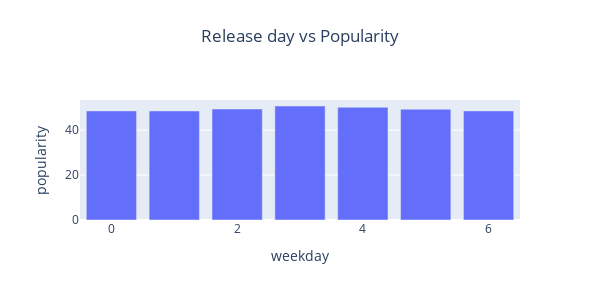

Notebook code for this chart:
### Code cell
df_avg_pop = df_selected.groupby('weekday')['popularity'].mean().reset_index(name='popularity').sort_values('popularity', ascending=False)
fig = px.bar(df_avg_pop, x='weekday', y='popularity',
             title='Release day vs Popularity',
             height=300,
             width=600)
fig.update_layout(
    title={
        'y':0.9,
        'x':0.5,
        'xanchor': 'center',
        'yanchor': 'top'})
fig.update(layout_showlegend=False)
fig.show(config=config)

### Figure 1 — Plotly figure (JSON) as saved in the notebook; plotly's stock layout.template omitted (floating-point values rounded to 4 significant figures)
{"data": [{"alignmentgroup": "True", "hovertemplate": "weekday=%{x}<br>popularity=%{y}<extra></extra>", "legendgroup": "", "marker": {"color": "#636efa", "pattern": {"shape": ""}}, "name": "", "offsetgroup": "", "orientation": "v", "showlegend": false, "textposition": "auto", "type": "bar", "x": [3, 4, 2, 5, 0, 6, 1], "xaxis": "x", "y": [50.71, 50.16, 49.38, 49.26, 48.54, 48.53, 48.52], "yaxis": "y"}], "layout": {"barmode": "relative", "height": 300, "legend": {"tracegroupgap": 0}, "showlegend": false, "title": {"text": "Release day vs Popularity", "x": 0.5, "xanchor": "center", "y": 0.9, "yanchor": "top"}, "width": 600, "xaxis": {"anchor": "y", "domain": [0, 1], "title": {"text": "weekday"}}, "yaxis": {"anchor": "x", "domain": [0, 1], "title": {"text": "popularity"}}}}
